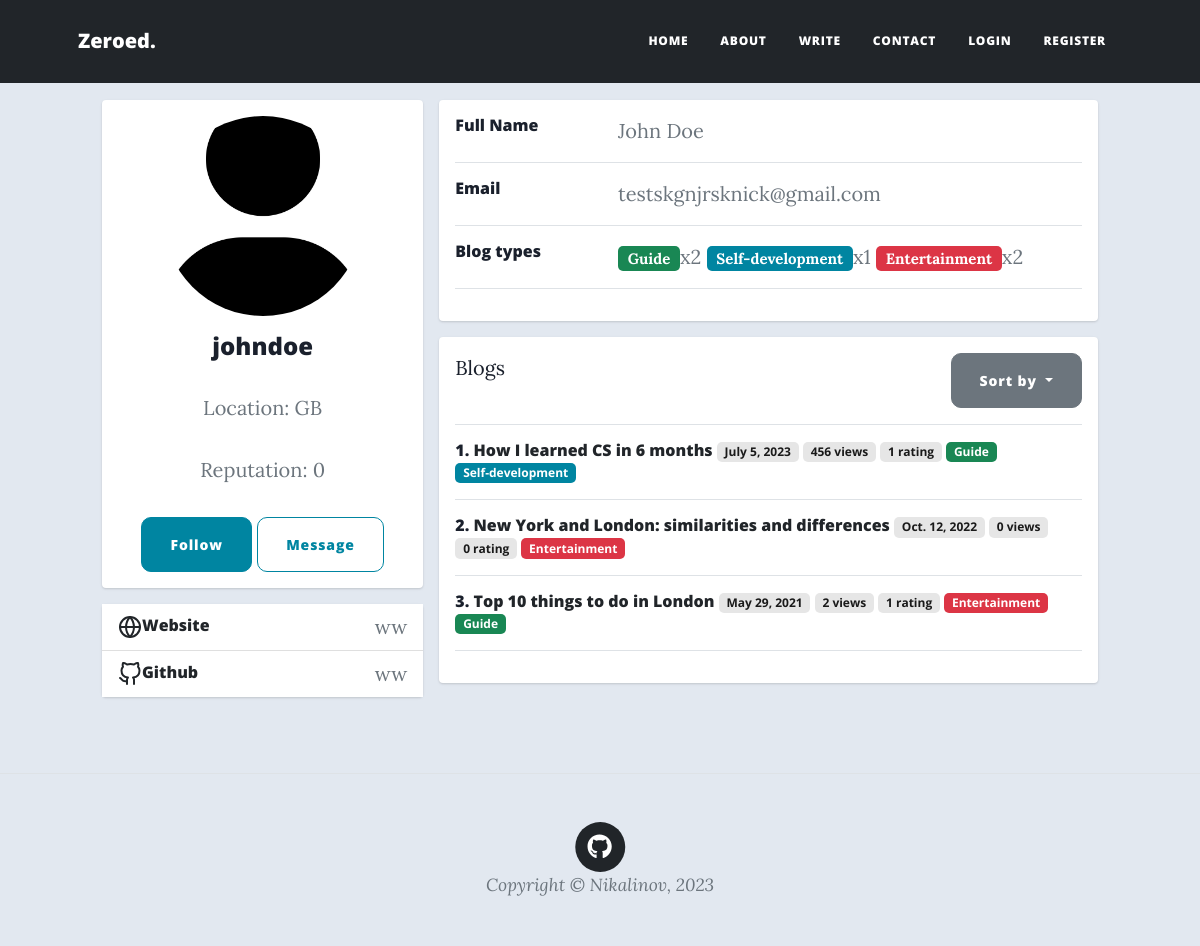
The page /feed/user/25/ on the database as committed earlier.
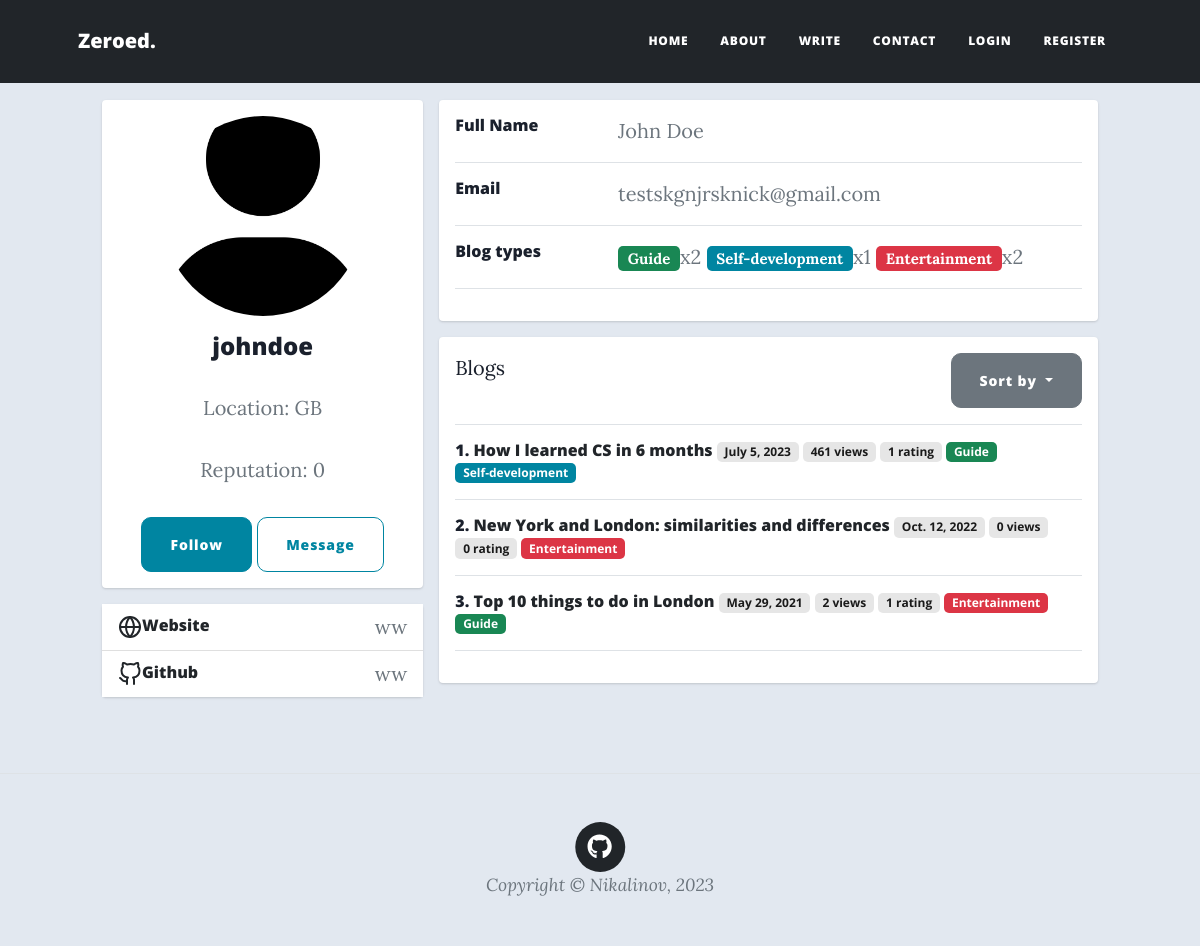
The same page on the database as committed later.
### feed/models.py (models this page shows, shortened)
class UserProfile(models.Model):
    user = models.OneToOneField(User, on_delete=models.CASCADE)
    bio = models.TextField(max_length=500, blank=True)
    location = models.CharField(max_length=100, choices=COUNTRIES, null=True, blank=True)
    reputation = models.IntegerField(default=0, editable=False)
    birth_date = models.DateField(blank=True, null=True)
    followers = models.ManyToManyField(User, editable=False, related_name='followers')
    img_width = models.PositiveIntegerField(default=150)
    image = models.ImageField(width_field='img_width', upload_to='feed/profile-pics/',
                              default='feed/assets/img/profile-default.jpg')
    website = models.CharField(max_length=100, blank=True)
    github = models.CharField(max_length=100, blank=True)
    twitter = models.CharField(max_length=100, blank=True)
    instagram = models.CharField(max_length=100, blank=True)
    facebook = models.CharField(max_length=100, blank=True)
    def __str__(self):
        return f'{self.user.first_name} {self.user.last_name}'

class ContentType(models.Model):
    type = models.CharField(max_length=100)
    TAG_COLORS = [
        ("primary", "primary"),
        ("info", "info"),
        ("success", "success"),
        ("light", "light"),
        ("warning", "warning"),
        ("danger", "danger"),
    ]
    color = models.CharField(
        max_length=20, choices=TAG_COLORS, default=choice(TAG_COLORS),
    )
    def __str__(self):
        return self.type

class Blog(models.Model):
    title = models.CharField(max_length=200, null=True)
    author = models.ForeignKey(
        User,
        on_delete=models.RESTRICT,
        blank=True,
        null=True,
    )
    post_date = models.DateField(default=now)
    content_type = models.ManyToManyField(ContentType)
    language = models.ForeignKey(Language, on_delete=models.RESTRICT, null=True)
    content = QuillField()
    upvoters = models.ManyToManyField(User, related_name='upvoters')
    views = models.IntegerField(editable=False, default=0)
    class Meta:
        ordering = ['-post_date']
    def __str__(self):
        return self.title
    def get_rating(self):
        return len(self.upvoters.all())

### feed/views.py (the view, shortened to what this page needs)
# urls.py: path('user/<int:pk>/', views.profile, name='profile'),
def profile(request, pk, sorting='title', edit=''):
    user = get_object_or_404(User, pk=pk)
    user_profile = user.userprofile
    context = {
        'passed_user': user,
        'blogs': blogs_sorted(sorting, user),
        'edit': False
    }
    if not edit:
        return render(request, 'feed/profile.html', context=context)

### feed/templatetags/feed_extras.py (called while the page is built)
@register.filter
def get_blog_types(user: User) -> list[tuple]:
    types = defaultdict(int)
    for blog in user.blog_set.all():
        for content_type in blog.content_type.all():
            types[content_type] += 1
    return list(types.items())

### feed/views.py (called while the page is built)
def blogs_sorted(sorting, author=None):
    reverse_sorting = {'rating', 'views', 'post_date'}
    if sorting in reverse_sorting:
        sorting = '-' + sorting
    if sorting == '-rating':
        blogs = Blog.objects.annotate(rating=Count('upvoters')).order_by(sorting).all()
    else:
        blogs = Blog.objects.order_by(sorting).all()
    return blogs.filter(author=author) if author else blogs

### feed/templates/feed/profile.html (shortened to what this page needs)
{% extends 'base_generic.html' %}
{% block additional_links %}
  {% load feed_extras %}
  {% load static %}
  <link href="{% static 'feed/css/profile_style.css' %}" rel="stylesheet"/>
{% endblock %}
{% block navbar-extra-classes %} bg-dark {% endblock %}
{% block content %}
<div class="container">
    <div class="main-body">
          <div id="profile-body" class="row gutters-sm">
            <div class="col-md-4 mb-3">
              <div class="card">
                <div class="card-body">
                  <div class="d-flex flex-column align-items-center text-center">
                    <img class="rounded-circle"
                         src="{{ passed_user.userprofile.image.url }}"
                         alt="profile_image" width="200" height="200">
                    <div class="mt-3">
                      <h4>{{ passed_user }}</h4>
                      <p class="text-secondary mb-1">Location: {{ passed_user.userprofile.location }}</p>
                      <p class="text-muted font-size-sm">Reputation: {{ passed_user.userprofile.reputation }}</p>
                      {% if not user.is_authenticated or user.pk != passed_user.pk %}
                        {% if not user.is_authenticated or user not in passed_user.userprofile.followers.all %}
                          <a class="btn btn-primary" href="{% url 'follow' passed_user.pk %}">Follow</a>
                        {% else %}
                          <a class="btn btn-primary" href="{% url 'unfollow' passed_user.pk %}">Unfollow</a>
                        {% endif %}
                        <a class="btn btn-outline-primary">Message</a>
                      {% endif %}
                    </div>
                  </div>
                </div>
              </div>
              <div class="card mt-3">
                <ul class="list-group list-group-flush">
                  {% if not edit %}
                    {% if passed_user.userprofile.website %}
                      <li class="list-group-item d-flex justify-content-between align-items-center flex-wrap">
                        <h6 class="mb-0">Website</h6>
                        <span class="text-secondary">{{ passed_user.userprofile.website }}</span>
                      </li>
                    {% endif %}
                    {% if passed_user.userprofile.github %}
                      <li class="list-group-item d-flex justify-content-between align-items-center flex-wrap">
                        <h6 class="mb-0">Github</h6>
                        <span class="text-secondary">{{ passed_user.userprofile.github }}</span>
                      </li>
                    {% endif %}
                  {% endif %}
                </ul>
              </div>
            </div>
            <div class="col-md-8">
              <div class="card mb-3">
                <div class="card-body">
                  {% if edit %}
                    {% for field in form %}
                      <div class="row">
                        <div class="col-sm-3">
                          <label class="mb-0" for="{{ field.id_for_label }}">{{ field.name }}</label>
                        </div>
                        <div class="col-sm-9 text-secondary">
                          {{ field }}
                        </div>
                      </div>
                      <hr>
                    {% endfor %}
                    <button class="btn btn-primary" type="submit">Submit</button>
                  {% else %}
                    <div class="row">
                      <div class="col-sm-3">
                        <h6 class="mb-0">Full Name</h6>
                      </div>
                      <div class="col-sm-9 text-secondary">
                        {{ passed_user.userprofile }}
                      </div>
                    </div>
                    <hr>
                    <div class="row">
                      <div class="col-sm-3">
                        <h6 class="mb-0">Email</h6>
                      </div>
                      <div class="col-sm-9 text-secondary">
                        {{ passed_user.email }}
                      </div>
                    </div>
                    <hr>
                    <div class="row">
                      <div class="col-sm-3">
                        <h6 class="mb-0">Blog types</h6>
                      </div>
                      <div class="col-sm-9 text-secondary">
                        {% for type, number in passed_user|get_blog_types %}
                          <span class="badge bg-{{ type.color }}">{{ type }}</span>x{{ number }}
                        {% endfor %}
                      </div>
                    </div>
                    <hr>
                  {% endif %}
                </div>
              </div>
              {% if passed_user.blog_set %}
                <div class="card mb-3">
                  <div class="card-body">
                    <div class="row">
                      <div class="col justify-content-between" style="display: flex;">
                        <div>Blogs</div>
                        <div class="dropdown">
                          <button class="btn btn-secondary dropdown-toggle" type="button" id="dropdownMenuButton" data-bs-toggle="dropdown" aria-haspopup="true" aria-expanded="false">
                            Sort by
                          </button>
                        </div>
                      </div>
                    </div>
                    <hr>
                    {% for blog in blogs %}
                      <div class="row">
                        <div class="col">
                          <h6 class="mb-0">{{ forloop.counter }}.
                            <a href="{% url 'blog' blog.pk %}">{{ blog }}</a>
                            <span class="badge bg-light">{{ blog.post_date }}</span>
                            <span class="badge bg-light">{{ blog.views }} views</span>
                            <span class="badge bg-light">{{ blog.get_rating }} rating</span>
                          {% for type in blog.content_type.all %}
                            <span class="badge bg-{{ type.color }}">{{ type }}</span>
                          {% endfor %}
                          </h6>
                        </div>
                      </div>
                      <hr>
                    {% endfor %}
                  </div>
                </div>
              {% endif %}
            </div>
          </div>
        </div>
    </div>
{% endblock %}

### feed/templates/base_generic.html (shortened to what this page needs)
<!DOCTYPE html>
<html lang="en">
    <head>
        {% load static %}
        <link href="{% static 'feed/css/styles.css' %}" rel="stylesheet" />
        {% block additional_links %}{% endblock %}
    </head>
    <body>
        <nav class="navbar navbar-expand-lg navbar-light {% block navbar-extra-classes %}{% endblock %}" id="mainNav">
            <div class="container px-4 px-lg-5">
                <a class="navbar-brand" href="/">Zeroed.</a>
                <div class="collapse navbar-collapse" id="navbarResponsive">
                    <ul class="navbar-nav ms-auto py-4 py-lg-0">
                        <li class="nav-item"><a class="nav-link px-lg-3 py-3 py-lg-4" href="/">Home</a></li>
                        <li class="nav-item"><a class="nav-link px-lg-3 py-3 py-lg-4" href="{% url 'about' %}">About</a></li>
                        <li class="nav-item"><a class="nav-link px-lg-3 py-3 py-lg-4" href="{% url 'blog-create' %}">Write</a></li>
                        <li class="nav-item"><a class="nav-link px-lg-3 py-3 py-lg-4" href="{% url 'contact' %}">Contact</a></li>
                        {% if user.is_authenticated %}
                          <li class="nav-item"><a class="nav-link px-lg-3 py-3 py-lg-4" href="{% url 'profile' user.pk %}">My profile</a></li>
                        {% else %}
                          <li class="nav-item"><a class="nav-link px-lg-3 py-3 py-lg-4" href="{% url 'login' %}">Login</a></li>
                          <li class="nav-item"><a class="nav-link px-lg-3 py-3 py-lg-4" href="{% url 'register' %}">Register</a></li>
                        {% endif %}
                    </ul>
                </div>
            </div>
        </nav>
        {% block content %}{% endblock %}
        <footer class="border-top">
            <div class="container px-4 px-lg-5">
                <div class="row gx-4 gx-lg-5 justify-content-center">
                    <div class="col-md-10 col-lg-8 col-xl-7">
                      <div class="text-center">
                        <a href="https://github.com/nikalinov/miniblog">
                          <span class="fa-stack fa-lg">
                            <i class="fas fa-circle fa-stack-2x"></i>
                            <i class="fab fa-github fa-stack-1x fa-inverse"></i>
                          </span>
                        </a>
                      </div>
                        <div class="small text-center text-muted fst-italic">Copyright &copy; Nikalinov, 2023</div>
                    </div>
                </div>
            </div>
        </footer>
    </body>
</html>

### feed/static/feed/css/profile_style.css (style rules this page uses)
body { margin-top:20px; color: #1a202c; text-align: left; background-color: #e2e8f0; }
.main-body { padding: 60px; }
.card { box-shadow: 0 1px 3px 0 rgba(0,0,0,.1), 0 1px 2px 0 rgba(0,0,0,.06); }
.card { position: relative; display: flex; flex-direction: column; min-width: 0; word-wrap: break-word; background-color: #fff; background-clip: border-box; border: 0 solid rgba(0,0,0,.125); border-radius: .25rem; }
.card-body { flex: 1 1 auto; min-height: 1px; padding: 1rem; }
.gutters-sm { margin-right: -8px; margin-left: -8px; }
.gutters-sm>.col, .gutters-sm>[class*=col-] { padding-right: 8px; padding-left: 8px; }
.mb-3, .my-3 { margin-bottom: 1rem!important; }
#profile-body { padding-top: 20px; }

Rows that differ between the two databases and show on the page:
changed Blog "How I learned CS in 6 months": views "456" → "461"
